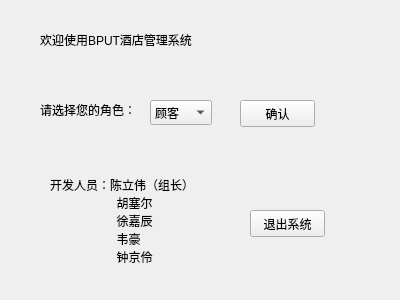
<?xml version="1.0" encoding="UTF-8"?>
<ui version="4.0">
 <class>Form</class>
 <widget class="QWidget" name="Form">
  <property name="geometry">
   <rect>
    <x>0</x>
    <y>0</y>
    <width>400</width>
    <height>300</height>
   </rect>
  </property>
  <property name="windowTitle">
   <string>Form</string>
  </property>
  <widget class="QLabel" name="welcome">
   <property name="geometry">
    <rect>
     <x>40</x>
     <y>30</y>
     <width>311</width>
     <height>20</height>
    </rect>
   </property>
   <property name="styleSheet">
    <string notr="true">font: 25 18pt &quot;Titillium Web&quot;;</string>
   </property>
   <property name="text">
    <string>欢迎使用BPUT酒店管理系统</string>
   </property>
  </widget>
  <widget class="QLabel" name="choose">
   <property name="geometry">
    <rect>
     <x>40</x>
     <y>100</y>
     <width>101</width>
     <height>19</height>
    </rect>
   </property>
   <property name="text">
    <string>请选择您的角色：</string>
   </property>
  </widget>
  <widget class="QComboBox" name="role">
   <property name="geometry">
    <rect>
     <x>150</x>
     <y>100</y>
     <width>62</width>
     <height>25</height>
    </rect>
   </property>
   <item>
    <property name="text">
     <string>顾客</string>
    </property>
   </item>
   <item>
    <property name="text">
     <string>管理员</string>
    </property>
   </item>
   <item>
    <property name="text">
     <string>调度员</string>
    </property>
   </item>
   <item>
    <property name="text">
     <string>经理</string>
    </property>
   </item>
  </widget>
  <widget class="QPushButton" name="isOk">
   <property name="geometry">
    <rect>
     <x>240</x>
     <y>100</y>
     <width>75</width>
     <height>27</height>
    </rect>
   </property>
   <property name="text">
    <string>确认</string>
   </property>
  </widget>
  <widget class="QPushButton" name="exit">
   <property name="geometry">
    <rect>
     <x>250</x>
     <y>210</y>
     <width>75</width>
     <height>27</height>
    </rect>
   </property>
   <property name="layoutDirection">
    <enum>Qt::LeftToRight</enum>
   </property>
   <property name="styleSheet">
    <string notr="true"/>
   </property>
   <property name="text">
    <string>退出系统</string>
   </property>
  </widget>
  <widget class="QLabel" name="label">
   <property name="geometry">
    <rect>
     <x>50</x>
     <y>160</y>
     <width>151</width>
     <height>121</height>
    </rect>
   </property>
   <property name="text">
    <string>开发人员：陈立伟（组长）
                    胡塞尔
                    徐嘉辰
                    韦豪
                    钟京伶 </string>
   </property>
  </widget>
 </widget>
 <resources/>
 <connections/>
</ui>
